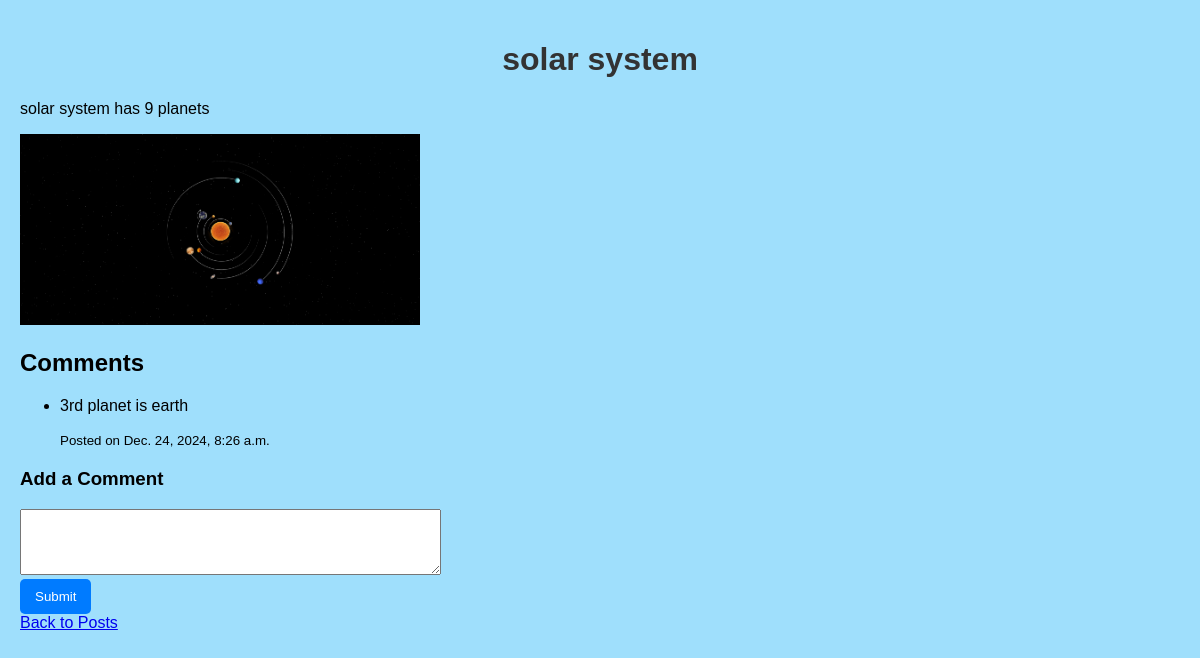
The app's page /post/1/ with its own data.
### blog/models.py (models this page shows, shortened)
class Post(models.Model):
    title = models.CharField(max_length=200)
    content = models.TextField()
    image = models.ImageField(upload_to='uploads/', blank=True, null=True)
    created_at = models.DateTimeField(auto_now_add=True, db_index=True)

class Comment(models.Model):
    post = models.ForeignKey(Post, related_name='comments', on_delete=models.CASCADE)
    content = models.TextField()
    created_at = models.DateTimeField(auto_now_add=True)

### blog/views.py (the view)
# urls.py: path('post/<int:post_id>/', post_detail, name='post_detail'),
def post_detail(request, post_id):
    post = get_object_or_404(Post, id=post_id)
    comments = post.comments.all()  # Fetch comments related to the post
    if request.method == 'POST':
        content = request.POST.get('content')
        if content:
            Comment.objects.create(post=post, content=content)
            return redirect('post_detail', post_id=post.id)  # Redirect to the same post detail page
    return render(request, 'blog/post_detail.html', {'post': post, 'comments': comments})

### blog/templates/blog/post_detail.html (shortened to what this page needs)
<!DOCTYPE html>
<html lang="en">
<head>
    {% load static %}
    <link rel="stylesheet" href="{% static 'css/styles.css' %}">
</head>
<body>
    <h1>{{ post.title }}</h1>
    <p>{{ post.content }}</p>
    {% if post.image %}
        <img src ="{{ post.image.url }}" alt="{{ post.title }}" style="max-width: 400px;">
    {% endif %}
    <h2>Comments</h2>
    <ul>
        {% for comment in comments %}
            <li>
                <p>{{ comment.content }}</p>
                <p><small>Posted on {{ comment.created_at }}</small></p>
            </li>
        {% empty %}
            <li>No comments yet.</li>
        {% endfor %}
    </ul>
    <h3>Add a Comment</h3>
    <form method="POST">
        <textarea name="content" rows="4" cols="50" required></textarea><br>
        <button type="submit">Submit</button>
    </form>
    <a href="{% url 'post_list' %}">Back to Posts</a>
</body>
</html>

### static/css/styles.css (style rules this page uses)
body { font-family: Arial, sans-serif; background-color: #9fdffc; margin: 0; padding: 20px; }
h1 { color: #333; text-align: center; }
button { background-color: #007BFF; color: white; border: none; padding: 10px 15px; border-radius: 5px; cursor: pointer; }

### records on screen
Post: title "solar system", content "solar system has 9 planets", image (picture)
Comment: content "3rd planet is earth", created_at "Dec. 24, 2024, 8:26 a.m."
